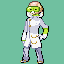

Reproduce this figure in Python.
"""Holon Leader Faba: Gen 3 trainer front pic (64x64, 16 colours, slot 0 transparent).

Base: graphics/trainers/front_pics/magma_leader_maxie.png. Maxie already has Faba's build and the pose of
Faba's model-sheet front view (tall, narrow, knee-length coat, one hand on the hip, high collar), so the
silhouette, legs and hip hand stay vanilla. Repainted: red cape + grey shirt -> one white lab coat, dark slacks
-> white trousers and boots, red hair -> bald scalp with pale-blonde side tufts, glasses -> lime visor, plus a
goatee and grin, the huge collar wings, lime cuffs over white gloves, gold U-pocket trims/buttons/heels/star.
Variant B raises the hanging hand to the chest (official-art gesture).

Palette (vanilla convention): 1-4 skin + warm outline, 5-7 coat lavender shades, 8-A lime, B-D gold/hair,
E white, F black.
"""
import os
import sys

HERE = os.path.dirname(os.path.abspath(__file__))
sys.path.insert(0, os.path.abspath(os.path.join(HERE, '..', '..', 'trainer_classes')))
import kit  # noqa: E402

PAL = {
    5: (208, 208, 224), 6: (152, 152, 184), 7: (88, 88, 128),     # coat shading (lavender, like the official art)
    8: (192, 232, 64), 9: (128, 184, 24), 10: (56, 104, 16),       # lime visor / cuffs / inner collar
    11: (232, 200, 104), 12: (168, 128, 48), 13: (240, 232, 184),  # gold light, gold dark, pale-blonde hair
}


def base():
    f = kit.load_front('magma_leader_maxie')
    o = f.copy()
    for y in range(64):
        for x in range(64):
            v = o.px[y][x]
            if not v or v in (1, 2, 3, 4, 14, 15):
                continue
            legs = (y >= 49) or (y >= 47 and v in (5, 7, 8, 11))
            if legs:      # slacks + shoes -> white trousers/boots, lavender shading
                f.px[y][x] = {5: 14, 7: 5, 8: 6, 11: 7, 6: 5, 9: 14}.get(v, v)
            elif y >= 12:  # red cape + grey shirt -> one white coat
                f.px[y][x] = {12: 14, 13: 5, 10: 6, 6: 14, 7: 5, 8: 6, 11: 7, 9: 14, 5: 14}.get(v, v)
    for s_, c in PAL.items():
        f.set_pal(s_, c)
    return f


# Head, stamped at x=27, y=1 ('.' keep, '_' clear): bald dome lit from the upper left, pale-blonde tufts
# (D/C) at the temple and behind the ear, 3-row lime visor (eyes dark through it, white glint), long nose,
# sly grin with moustache, pale goatee, lime inner collar under the chin.
HEAD = '''
    _____444444______
    ___442111123F____
    __4211EE11223F___
    __421111122DDF___
    _4D21111122DDCF__
    _4D211111222DDCF_
    _43211111222DDCF_
    A9EE888888898A3CF
    A88FA898FA89A23CF
    _A9999999999A33F_
    __41122222232334F
    __D4EEE4D2234F___
    ___DD4DDC334F____
    ____DDC4A98A_____
    _____A988889A____
'''
# Collar: the right half stands up behind the head like a wall (gold star pin), the left half folds out into
# a pointed wing over the shoulder, as in the official art. Stamped at x=17, y=3.
# Collar (round 2, user: "just high collars"): a stand-up funnel collar rising behind the jaw to ear height on
# both sides, mirror-symmetric about the body axis (x 34.5): outer edge a clean vertical line at x26 / x43,
# white outer face, lighter lavender inner face visible behind the jaw, throat shadow at the bottom where the
# coat's lapel line meets it. The head is drawn on top, so the collar only shows around/behind it.
COLLAR = [
    (26, 9, 'FFF'), (26, 10, 'FE5'), (26, 11, 'FE55'), (26, 12, 'FE55'), (26, 13, 'FEE55'),
    (26, 14, 'FEE555'), (26, 15, 'F5EE556'), (27, 16, 'F5EE556'), (28, 17, 'FF'),
    (41, 9, 'FF'), (41, 10, '5EF'), (40, 11, '55EF'), (40, 12, '55EF'), (39, 13, '55EBF'),
    (38, 14, '555EEF'), (37, 15, '655EE5F'), (36, 16, '655EE5F'), (40, 17, 'FF'),
]


# Visor (round 2, user: v1 too narrow): one big rounded lime lens from the brow (y6) to the cheekbone (y11),
# bulging past the head on the near side (x26), eyes dark through it, white glint top-left, white nose-pad
# bump at the bottom centre. Runs (x, y, chars) stamped over the head.
LENS = [
    (28, 6, 'A' * 10),
    (27, 7, 'A8EE' + '8' * 7 + '9A'),
    (26, 8, 'A8E' + '8888' + '9' + '8888' + '9A'),
    (26, 9, 'A888FA898FA89A'),
    (26, 10, 'A9' + '88888' + '9' + '8888' + '9A'),
    (27, 11, 'A999AEEA999A'), (40, 8, '3'),
]


ARM_B = [
    (30, 20, 'FFF'), (29, 21, 'FEEEF'), (28, 22, 'FEE5EF'), (28, 23, 'F5E56F'), (27, 24, 'FA866F'),
    (26, 25, 'FA889F'), (25, 26, 'F8889F'), (24, 27, 'F8889F'), (23, 28, 'F8899F'), (22, 29, 'F889AF'),
    (22, 30, 'FE56F'), (22, 31, 'F556F'), (23, 32, 'FF'),
]


def gloves_and_cuffs(f, glove_box, cuff_box):
    x0, y0, x1, y1 = glove_box
    for y in range(y0, y1 + 1):
        for x in range(x0, x1 + 1):
            v = f.px[y][x]
            if v in (1, 2, 3, 4):
                f.px[y][x] = {1: 14, 2: 14, 3: 5, 4: 6}[v]
    x0, y0, x1, y1 = cuff_box
    for y in range(y0, y1 + 1):
        for x in range(x0, x1 + 1):
            v = f.px[y][x]
            if v in (14, 5, 6, 7):
                f.px[y][x] = {14: 8, 5: 9, 6: 9, 7: 10}[v]


def build(variant='A'):
    f = base()
    f.clear(18, 0, 47, 15)
    for x, y, run in COLLAR:
        f.patch(x, y, run)
    f.patch(27, 1, HEAD.replace('_', '.'))
    for x, y, run in LENS:
        f.patch(x, y, run)
    # inside of the collar: close the gaps between the wings, jaw and shoulders with lavender shadow
    for y in range(11, 19):
        xs = [x for x in range(18, 48) if f.px[y][x]]
        for x in range(min(xs), max(xs)):
            if not f.px[y][x]:
                f.px[y][x] = 6
    # hands -> white gloves; long lime cuffs on the forearms
    gloves_and_cuffs(f, (39, 33, 46, 40), (41, 28, 47, 33))     # hip hand (viewer's right)
    if variant == 'A':
        gloves_and_cuffs(f, (20, 41, 26, 44), (21, 40, 25, 40))  # hanging hand (viewer's left)
    else:
        # B: the hanging hand goes behind the back; the forearm crosses the chest, glove curled at the
        # collar (official-art gesture). Elbow tucked at the coat edge, lime cuff along the forearm.
        for y in range(41, 45):
            for x in range(20, 27):
                if f.px[y][x] in (1, 2, 3, 4):
                    f.px[y][x] = 0
        f.patch(21, 41, '''
            F6F
            .F
        ''')
        for x, y, run in ARM_B:
            f.patch(x, y, run)
    # gold: two coat buttons, two U-shaped pocket trims, boot heels
    f.patch(29, 19, '''
        BC
        CC
    ''', {'B': 11, 'C': 12})
    f.patch(29, 25, '''
        BC
        CC
    ''', {'B': 11, 'C': 12})
    for (px, py) in ((31, 35), (31, 41)):
        f.patch(px, py, '''
            B....B
            C....C
            .CBBC.
        ''', {'B': 11, 'C': 12})
    # boots: gold soles/heels (the darkest boot shade on the last rows)
    for y in range(60, 63):
        for x in range(16, 48):
            if f.px[y][x] == 7:
                f.px[y][x] = 12
    return f


def label(im, text, pad=12):
    from PIL import Image, ImageDraw
    out = Image.new('RGB', (im.width, im.height + pad), (60, 60, 60))
    out.paste(im, (0, pad))
    ImageDraw.Draw(out).text((2, 0), text, fill=(255, 255, 255))
    return out


def main():
    import runpy
    from PIL import Image
    OUT = os.path.abspath(os.path.join(HERE, '..', 'out', 'batch8_faba'))
    os.makedirs(OUT, exist_ok=True)
    res = []
    pics = {}
    for v, name in (('A', 'faba_front.png'), ('B', 'faba_front_chesthand.png')):
        f = build(v)
        pics[v] = f
        p = os.path.join(HERE, name)
        f.to_image().save(p)
        res.append((p, kit.check_front(f), len(f.used())))
    # compare sheet: Maxie base, A, B, official art
    art = Image.open(os.path.join(HERE, '..', 'ref', 'faba_official.webp')).convert('RGBA')
    art = art.resize((art.width * 256 // art.height, 256), Image.LANCZOS)
    bg = Image.new('RGBA', art.size, (232, 232, 232, 255)); bg.alpha_composite(art)
    tiles = [label(kit.load_front('magma_leader_maxie').render(4, (232, 232, 232)).convert('RGB'), 'base: magma_leader_maxie'),
             label(kit.Pic.from_png(os.path.join(HERE, 'faba_front_v1.png')).render(4, (232, 232, 232)).convert('RGB'), 'old A (v1): flap collar, thin visor'),
             label(pics['A'].render(4, (232, 232, 232)).convert('RGB'), 'new A: high collar + big visor'),
             label(bg.convert('RGB'), 'ref')]
    W = sum(t.width for t in tiles) + 8 * 3
    sheet = Image.new('RGB', (W, max(t.height for t in tiles)), (60, 60, 60))
    x = 0
    for t in tiles:
        sheet.paste(t, (x, 0)); x += t.width + 8
    sheet.save(os.path.join(OUT, 'faba_front_compare.png'))
    # 1x strip next to vanilla bosses for scale
    strip = Image.new('RGB', (64 * 5 + 16, 64), (232, 232, 232))
    for k, im in enumerate([kit.load_front('magma_leader_maxie'), kit.load_front('aqua_leader_archie'), pics['A'], pics['B'],
                            kit.Pic.from_png(os.path.join(HERE, '..', 'trainers', 'holon_researcher_front.png'))]):
        r = im.render(1)
        strip.paste(r, (k * 66, 0), r)
    strip.save(os.path.join(OUT, 'faba_front_1x_lineup.png'))
    # silhouette audit vs Maxie (kit's silhouette.py, pointed at this folder)
    kit.OUT = HERE
    sys.argv = ['silhouette.py', os.path.join(OUT, 'faba_front_silhouette.png'),
                'faba:magma_leader_maxie', 'faba_front_chesthand:magma_leader_maxie']
    tmp = os.path.join(HERE, 'faba_front_chesthand_front.png')       # silhouette.py wants <id>_front.png
    pics['B'].to_image().save(tmp)
    try:
        runpy.run_path(os.path.join(HERE, '..', '..', 'trainer_classes', 'silhouette.py'))
    finally:
        os.remove(tmp)
    for p, probs, n in res:
        print(('OK   ' if not probs else 'WARN ') + os.path.basename(p), n, 'indices', probs)


if __name__ == '__main__':
    main()
